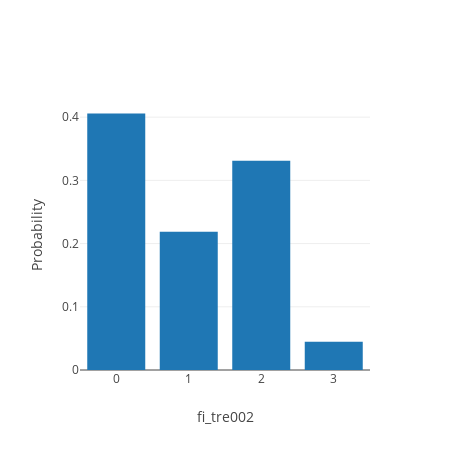
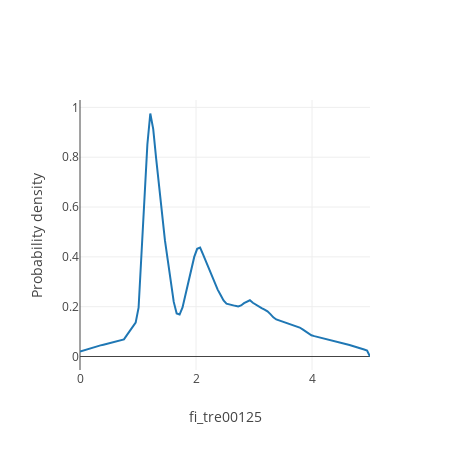
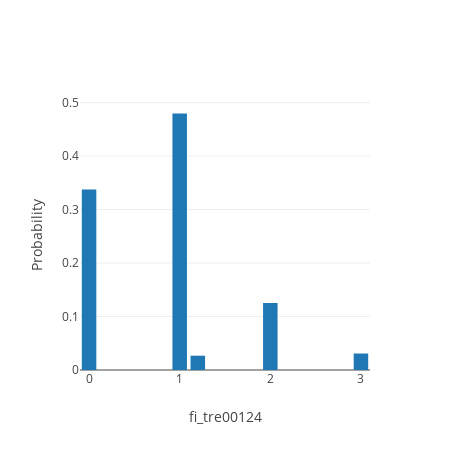
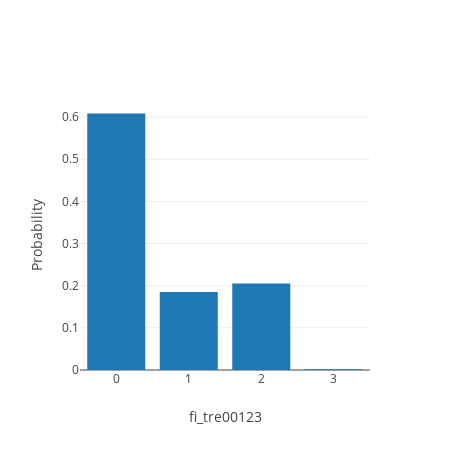

Notebook code for these charts, in order:
### Markdown cell above
In the following section, the marginal distributions for each feature is shown. This 
is the distribution of each feature without knowing anything about the other values.

### Code cell
reload(descr)
descr.features_shown = 'all'

descr.show_feature_marginals(spn, dictionary)

### Figure 1 — Plotly figure (JSON) as saved in the notebook; plotly's stock layout.template omitted (floating-point values rounded to 4 significant figures)
{"data": [{"type": "bar", "x": [0, 1, 2, 3], "y": [0.4058, 0.2187, 0.331, 0.04455]}], "layout": {"height": 450, "width": 450, "xaxis": {"title": "fi_tre002"}, "yaxis": {"title": "Probability"}}}

### Figure 2 — Plotly figure (JSON) as saved in the notebook; plotly's stock layout.template omitted (floating-point values rounded to 4 significant figures)
{"data": [{"mode": "lines", "type": "scatter", "x": [0, 0.05051, 0.101, 0.1515, 0.202, 0.2525, 0.303, 0.3535, 0.404, 0.4545, 0.5051, 0.5556, 0.6061, 0.6566, 0.7071, 0.7576, 0.8081, 0.8586, 0.9091, 0.9596, 1.01, 1.061, 1.111, 1.162, 1.212, 1.263, 1.313, 1.364, 1.414, 1.465, 1.515, 1.566, 1.616, 1.667, 1.717, 1.768, 1.818, 1.869, 1.919, 1.97, 2.02, 2.071, 2.121, 2.172, 2.222, 2.273, 2.323, 2.374, 2.424, 2.475, 2.525, 2.576, 2.626, 2.677, 2.727, 2.778, 2.828, 2.879, 2.929, 2.98, 3.03, 3.081, 3.131, 3.182, 3.232, 3.283, 3.333, 3.384, 3.434, 3.485, 3.535, 3.586, 3.636, 3.687, 3.737, 3.788, 3.838, 3.889, 3.939, 3.99, 4.04, 4.091, 4.141, 4.192, 4.242, 4.293, 4.343, 4.394, 4.444, 4.495, 4.545, 4.596, 4.646, 4.697, 4.747, 4.798, 4.848, 4.899, 4.949, 5], "y": [0.02, 0.02385, 0.02771, 0.03156, 0.03542, 0.03921, 0.04195, 0.04469, 0.04743, 0.05017, 0.05291, 0.05565, 0.05839, 0.06113, 0.06387, 0.06872, 0.08559, 0.1024, 0.1193, 0.1362, 0.196, 0.4276, 0.6592, 0.851, 0.9755, 0.9125, 0.7945, 0.6765, 0.5585, 0.466, 0.3837, 0.3014, 0.2191, 0.1728, 0.1683, 0.1971, 0.2478, 0.2985, 0.3491, 0.3998, 0.4323, 0.4376, 0.4098, 0.3816, 0.3534, 0.3178, 0.2902, 0.2685, 0.2468, 0.225, 0.2121, 0.2082, 0.2058, 0.2033, 0.2009, 0.2049, 0.2142, 0.2214, 0.2256, 0.2157, 0.2078, 0.2011, 0.1944, 0.1878, 0.1811, 0.1703, 0.1571, 0.1487, 0.1445, 0.1403, 0.1361, 0.1319, 0.1277, 0.1235, 0.1193, 0.1163, 0.1085, 0.1008, 0.09306, 0.08532, 0.08163, 0.07896, 0.07629, 0.07362, 0.07095, 0.06791, 0.0648, 0.06168, 0.05857, 0.05546, 0.05235, 0.04924, 0.04613, 0.04302, 0.03991, 0.03596, 0.03197, 0.02798, 0.02399, 7.902e-10]}], "layout": {"height": 450, "width": 450, "xaxis": {"title": "fi_tre00125"}, "yaxis": {"title": "Probability density"}}}

### Figure 3 — Plotly figure (JSON) as saved in the notebook; plotly's stock layout.template omitted (floating-point values rounded to 4 significant figures)
{"data": [{"type": "bar", "x": [0, 1, 1.2, 2, 3], "y": [0.3375, 0.4796, 0.02678, 0.1253, 0.03082]}], "layout": {"height": 450, "width": 450, "xaxis": {"title": "fi_tre00124"}, "yaxis": {"title": "Probability"}}}

### Figure 4 — Plotly figure (JSON) as saved in the notebook; plotly's stock layout.template omitted (floating-point values rounded to 4 significant figures)
{"data": [{"type": "bar", "x": [0, 1, 2, 3], "y": [0.6085, 0.1847, 0.205, 0.001782]}], "layout": {"height": 450, "width": 450, "xaxis": {"title": "fi_tre00123"}, "yaxis": {"title": "Probability"}}}
